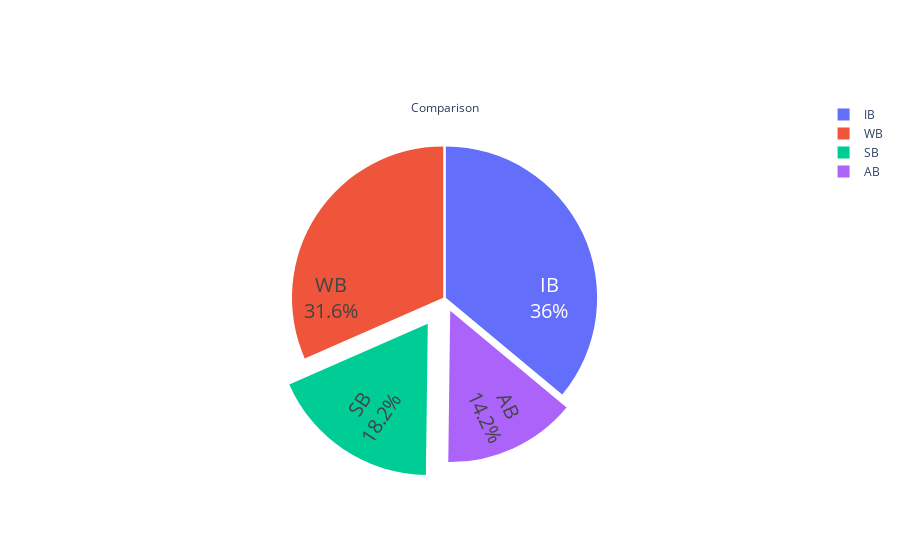

Source (notebook cell):
### Markdown cell above
# 5. plotl2

### Code cell
import plotly.graph_objects as go
fig = go.Figure(data = [go.Pie(
                labels =av['labels'].values,
                values= av['Weight'].values,             
                textinfo = 'label+percent',
                textfont_size=20,
                insidetextorientation='radial',
                 pull=[0.09, 0.01, 0.2, 0.01],
                title='Comparison')])
# option
# fig = go.Figure(data=[go.Pie(labels=labels, values=values, pull=[0, 0, 0.2, 0])])
# fig.show()
                
fig.show(loc='left')

### Figure 1 — Plotly figure (JSON) as saved in the notebook; plotly's stock layout.template omitted (floating-point values rounded to 4 significant figures)
{"data": [{"insidetextorientation": "radial", "labels": ["AB", "WB", "SB", "IB"], "pull": [0.09, 0.01, 0.2, 0.01], "textfont": {"size": 20}, "textinfo": "label+percent", "title": {"text": "Comparison"}, "type": "pie", "values": [35, 78, 45, 89]}], "layout": {}}
